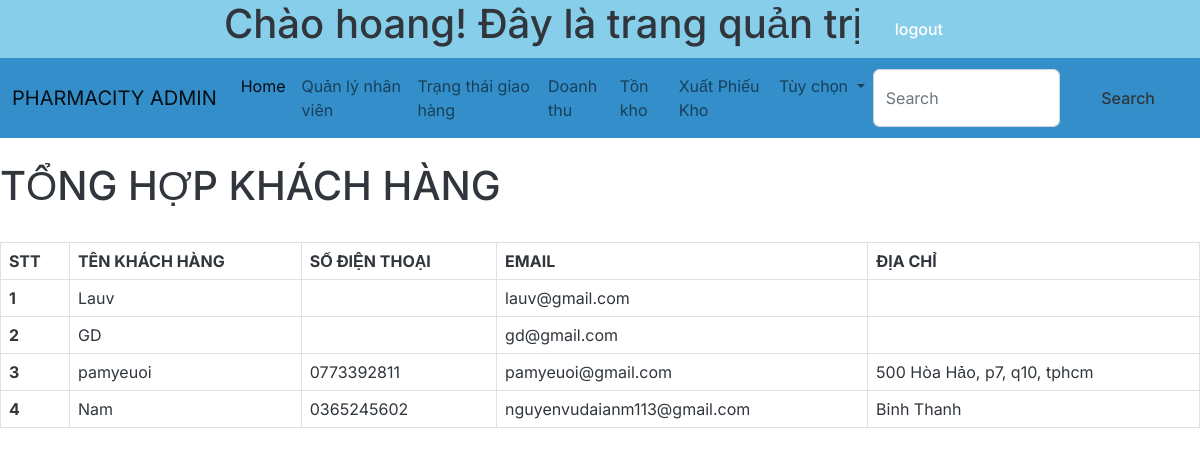
The app's page /admin_user.php (signed in) with its own data.
### tables this page shows
CREATE TABLE `khachhang` (
  `MaKH` char(5) NOT NULL,
  `TenKH` text NOT NULL,
  `DiaChi` text NOT NULL,
  `SDT` varchar(20) NOT NULL,
  `Diem` float DEFAULT NULL,
  `Email` varchar(50) DEFAULT NULL,
  `Password` varchar(50) DEFAULT NULL,
  `VaiTro` varchar(50) DEFAULT NULL
);

### admin_user.php (the view, shortened to what this page needs)
<?php
@include 'config.php';
?>
<?php include_once 'admin_header.php' ?>
<div id="container1">
    <br>
    <h1>TỔNG HỢP KHÁCH HÀNG</h1>
    <br>
    <table class="table table-bordered">
        <thead>
            <tr>
                <th scope="col">STT</th>
                <th scope="col">TÊN KHÁCH HÀNG</th>
                <th scope="col">SỐ ĐIỆN THOẠI</th>
                <th scope="col">EMAIL</th>
                <th scope="col">ĐỊA CHỈ</th>
            </tr>
        </thead>
        <tbody>
            <?php
    $i=1;
    $sql = "SELECT * FROM khachhang WHERE VaiTro = 'user'";
    $result = $conn->query($sql);
    if ($result->num_rows > 0) {
        while ($row = $result->fetch_assoc()) {
            $TenKH = $row['TenKH'];
            $SDT = $row['SDT'];
            $Email = $row['Email'];
            $DiaChi = $row['DiaChi'];
            echo'
            <tr>
      <th scope="row">'.$i++.'</th>
      <td>'.$TenKH.'</td>
      <td>'.$SDT.'</td>
      <td>'.$Email.'</td>
      <td>'.$DiaChi.'</td>
    </tr>
            ';
        }
    }
    ?>
        </tbody>
    </table>
</div>

### css/style.css (style rules this page uses)
#container1 { width: 100%; }

### records on screen
khachhang: TenKH "Lauv", Email "lauv@gmail.com"
khachhang: TenKH "GD", Email "gd@gmail.com"
khachhang: TenKH "pamyeuoi", SDT "0773392811", Email "pamyeuoi@gmail.com", DiaChi "500 Hòa Hảo, p7, q10, tphcm"
khachhang: TenKH "Nam", SDT "0365245602", Email "nguyenvudaianm113@gmail.com", DiaChi "Binh Thanh"

### other values on screen
$_SESSION['admin_name'] "hoang"
